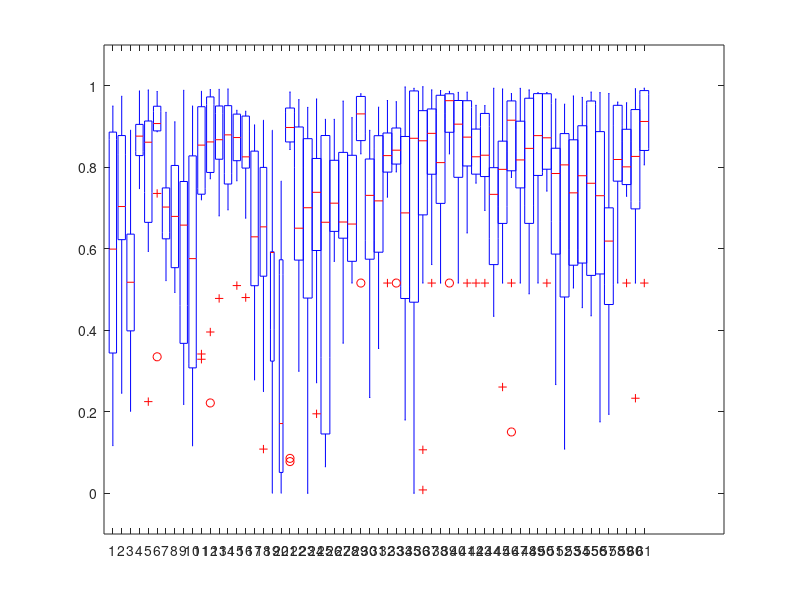

Here is the MATLAB script that generated this plot: (Note: this script raises an error after producing the figure.)
% Reproducibility intra-rater intra-subject
% Load the data

clear all;
close all;
clc;
addpath('/home-nfs/masi-shared-home/home/local/VANDERBILT/bayrakrg/masimatlab/trunk/users/bayrakrg:')
% Load the data
HCP = load('HCP_Nov.mat');
% HCP_auto = load('7678_Aug_01.mat');
mask_HCP_tract = unique({HCP.all_dice.tract});
% mask_HCP_auto_tract = unique({HCP_auto.all_dice.tract});
mask_HCP_rater = unique({HCP.all_dice.rater1 HCP.all_dice.rater2});
% mask_HCP_auto_rater = unique({HCP_auto.all_dice.rater1 HCP_auto.all_dice.rater2});
% list_HCP_rater = unique({HCP.all_dice.rater1 HCP.all_dice.rater2});
% mask_HCP_rater = zeros(1,length(list_HCP_rater));
% list = {'Aviral','Bruce','Cam','Christa','Eugene','Jasmine','Roza','Xuan','Yi'};
% for l = 1:length(list)
%     mask_HCP_rater = mask_HCP_rater + strcmp(list_HCP_rater, list(l));
% end
% mask_HCP_rater = list_HCP_rater(logical(mask_HCP_rater));


% HCP_auto_tract = [];
% tmp_HCP_dice = [];
% for t = 1:length(mask_HCP_auto_tract)
%     mask_per_tract = strcmp({HCP_auto.all_dice.tract}, mask_HCP_auto_tract(t));
%     tmp_tract = HCP_auto.all_dice(mask_per_tract);
%     
%     for d = 1:length(tmp_tract)
%         tmp_HCP_dice(d, 1) = tmp_tract(d).dice;
%     end
%     
%   
%     if size(HCP_auto_tract,1) > size(tmp_HCP_dice,1)
%         tmp_HCP_dice = [tmp_HCP_dice; nan(size(HCP_auto_tract,1) - size(tmp_HCP_dice,1), 1)];
%     else
%         HCP_auto_tract= [HCP_auto_tract; nan(size(tmp_HCP_dice,1) - size(HCP_auto_tract,1), size(HCP_auto_tract,2))];
%     end
%     HCP_auto_tract = [HCP_auto_tract tmp_HCP_dice];
% end

%%%%%%%%%%%%%%%%%%%%%%%%%%%%%%%%%%%%%%%%%%%%%%%%%%%%%%%%%%%%%%%%%%%%%%%%%%%%%%%%%%%%%%%%%%%%%%%%%%%%%

HCP_tract = [];
tmp_HCP_dice = [];
for t = 1:length(mask_HCP_tract)
    mask_per_tract = strcmp({HCP.all_dice.tract}, mask_HCP_tract(t));
    tmp_tract = HCP.all_dice(mask_per_tract);
    
    for d = 1:length(tmp_tract)
        tmp_HCP_dice(d, 1) = tmp_tract(d).dice;
    end
    
  
    if size(HCP_tract,1) > size(tmp_HCP_dice,1)
        tmp_HCP_dice = [tmp_HCP_dice; nan(size(HCP_tract,1) - size(tmp_HCP_dice,1), 1)];
    else
        HCP_tract= [HCP_tract; nan(size(tmp_HCP_dice,1) - size(HCP_tract,1), size(HCP_tract,2))];
    end
    HCP_tract = [HCP_tract tmp_HCP_dice];
end

%%%%%%%%%%%%%%%%%%%%%%%%%%%%%%%%%%%%%%%%%%%%%%%%%%%%%%%%%%%%%%%%%%%%%%%%%%%%%%%%%%%%%%%%%%%%%%%%%%%%%
% 
% HCP_auto_rater = [];
% tmp_HCP_dice = [];
% 
% for t = 1:length(mask_HCP_auto_rater)
%     tmp_HCP_dice1 = [];
%     tmp_HCP_dice2 = [];
%     mask_per_rater1 = strcmp({HCP.all_dice.rater1}, mask_HCP_auto_rater(t));
%     exlude = ~strcmp({HCP.all_dice.rater1}, 'Yufei');
%     mask_per_rater2 = strcmp({HCP.all_dice.rater2}, mask_HCP_auto_rater(t));
%     
%     
%     tmp_1 = HCP.all_dice(mask_per_rater1);
%     tmp_2 = HCP.all_dice(mask_per_rater2);
%     
%     tmp_mask_1 = ~strcmp({tmp_1.rater2}, 'Yufei');
%     tmp_rater1 = tmp_1(tmp_mask_1);
%     
%     tmp_mask_2 = ~strcmp({tmp_2.rater1}, 'Yufei');
%     tmp_rater2 = tmp_2(tmp_mask_2);
%  
%     for g = 1:length(tmp_rater1)
%         tmp_HCP_dice1(g, 1) = tmp_rater1(g).dice;
%     end
%     
% %     if length(tmp_rater2) ~= 0
%         for h = 1:length(tmp_rater2)
%             tmp_HCP_dice2(h, 1) = tmp_rater2(h).dice;
%         end
% %     end
%     
%     tmp_HCP_dice = [tmp_HCP_dice1; tmp_HCP_dice2];
%     
%     % padding with NaN
%     if size(tmp_HCP_dice,1) > size(HCP_auto_rater,1)
%         HCP_auto_rater= [HCP_auto_rater; nan(size(tmp_HCP_dice,1) - size(HCP_auto_rater,1), size(HCP_auto_rater,2))]; % row
%     else
%         tmp_HCP_dice = [tmp_HCP_dice; nan(size(HCP_auto_rater,1) - size(tmp_HCP_dice,1), 1)]; % row
%     end
%     HCP_auto_rater = [HCP_auto_rater tmp_HCP_dice]; % column
%     
% end

%%%%%%%%%%%%%%%%%%%%%%%%%%%%%%%%%%%%%%%%%%%%%%%%%%%%%%%%%%%%%%%%%%%%%%%%%%%%%%%%%%%%%%%%%%%%%%%%%%%%%%%%%%%%%%%%%%%%%%%%

HCP_rater = [];
tmp_HCP_dice = [];

for t = 1:length(mask_HCP_rater)
    tmp_HCP_dice1 = [];
    tmp_HCP_dice2 = [];
    mask_per_rater1 = strcmp({HCP.all_dice.rater1}, mask_HCP_rater(t));
    exlude = ~strcmp({HCP.all_dice.rater1}, 'Yufei');
    mask_per_rater2 = strcmp({HCP.all_dice.rater2}, mask_HCP_rater(t));
    
    
    tmp_1 = HCP.all_dice(mask_per_rater1);
    tmp_2 = HCP.all_dice(mask_per_rater2);
    
    tmp_mask_1 = ~strcmp({tmp_1.rater2}, 'Yufei');
    tmp_rater1 = tmp_1(tmp_mask_1);
    
    tmp_mask_2 = ~strcmp({tmp_2.rater1}, 'Yufei');
    tmp_rater2 = tmp_2(tmp_mask_2);
 
    for g = 1:length(tmp_rater1)
        tmp_HCP_dice1(g, 1) = tmp_rater1(g).dice;
    end
    
%     if length(tmp_rater2) ~= 0
        for h = 1:length(tmp_rater2)
            tmp_HCP_dice2(h, 1) = tmp_rater2(h).dice;
        end
%     end
    
    tmp_HCP_dice = [tmp_HCP_dice1; tmp_HCP_dice2];
    
    % padding with NaN
    if size(tmp_HCP_dice,1) > size(HCP_rater,1)
        HCP_rater= [HCP_rater; nan(size(tmp_HCP_dice,1) - size(HCP_rater,1), size(HCP_rater,2))]; % row
    else
        tmp_HCP_dice = [tmp_HCP_dice; nan(size(HCP_rater,1) - size(tmp_HCP_dice,1), 1)]; % row
    end
    HCP_rater = [HCP_rater tmp_HCP_dice]; % column
    
end


tractList = {'Anterior Commissure'; 'Anterior Corona Radiata Left';'Anterior Corona Radiata Right'; 'Anterior Limb Internal Capsule Left';'Anterior Limb Internal Capsule Right';'Body Corpus Callosum';...
            'Cingulum Cingulate Gyrus Left';'Cingulum Cingulate Gyrus Right'; 'Cingulum Hippocampal Left'; ...
            'Cingulum Hippocampal Right';'Cerebral Peduncle Left';'Cerebral Peduncle Right';...
            'Corticospinal Tract Left';'Corticospinal Tract Right';'Frontal Lobe Left';'Frontal Lobe Right';'Fornix Left';'Fornix Right';'Fornix Stria Terminalis Left';'Fornix Stria Terminalis Right';...
            'Genu Corpus Callosum';'Inferior Cerebellar Peduncle Left';'Inferior Cerebellar Peduncle Right'; ...
            'Inferior Fronto Occipital Fasciculus Left';'Inferior Fronto Occipital Fasciculus Right';'Inferior Longitudinal Fasciculus Left';'Inferior Longitudinal Fasciculus Right';...
            'Midbrain';'Middle Cerebellar Peduncle';'Medial Lemniscus Left';'Medial Lemniscus Right';'Occipital Lobe Left';'Occipital Lobe Right'; ...
            'Olfactory Radiation Left';'Olfactory Radiation Right';'Optic Tract';...
            'Posterior Corona Radiata Left';'Posterior Corona Radiata Right';'Pontine Crossing Tract';...
            'Posteriorlimb Internal Capsule Left';'Posteriorlimb Internal Capsule Right';'Parietal Lobe Left';'Parietal Lobe Right';...
            'Posterior Thalamic Radiation Left';'Posterior Thalamic Radiation Right';'Splenium Corpus Callosum';...
            'Superior Cerebellar Peduncle Left';'Superior Cerebellar Peduncle Right';'Superior Corona Radiata Left';'Superior Corona Radiata Right'; ...
            'Superior Fronto Occipital Fasciculus Left';'Superior Fronto Occipital Fasciculus Right';'Superior Longitudinal Fasciculus Left';'Superior Longitudinal Fasciculus Right';...
             'Sagittal Stratum Left';'Sagittal Stratum Right';'Tapetum Corpus Callosum';'Temporal Lobe Left';'Temporal Lobe Right';'Uncinate Fasciculus Left';'Uncinate Fasciculus Right'};


% HCP_merged_plot = [];
% HCP_auto_tract = [HCP_auto_tract; nan(size(HCP_tract,1) - size(HCP_auto_tract,1), size(HCP_tract,2))];
% 
%    
% for g = 1:61
%     HCP_merged_plot = [HCP_merged_plot HCP_tract(:,g)];
%     HCP_merged_plot = [HCP_merged_plot HCP_auto_tract(:,g)];
% end

figure(1)
h = boxplot(HCP_tract, 'colors', 'b', 'Widths',0.5);
% plotSpread(fixedROI)

red  = [198 0 0]./255;
blue = [0 123 198]./255;

set(findobj(gcf,'tag','Median'), 'Color', blue);

set(findobj(gcf,'tag','Box'), 'Color', red);

h = findobj(gcf,'tag','Outliers');
for iH = 1:length(h)
    h(iH).MarkerEdgeColor = red;
end
ylim([-.1 1.1])
refline([0 .5])
% set(figure(2),'Position', [1 1 1680 1050]);
% xticks(1:2:122)
xticklabels(tractList);
% ylabel('blue: with auto, black: without auto')
title('Intra-subject Tract Reproducibility for HCP')
xtickangle(45);
grid minor;
         
% figure(2); distributionPlot(HCP_merged_plot, 'colormap', winter)
% alpha(.7)
% refline([0 .5])
% % set(figure(2),'Position', [1 1 1680 1050]);
% xticks(1:2:122);
% xticklabels(tractList);
% title('Intra-subject Tract Reproducibility for HCP')
% xtickangle(45);
% grid on;

figure(3); 
h = boxplot(HCP_rater);

red  = [198 0 0]./255;
blue = [0 123 198]./255;

set(findobj(gcf,'tag','Median'), 'Color', blue);
set(findobj(gcf,'tag','Box'), 'Color', red);

h = findobj(gcf,'tag','Outliers');
for iH = 1:length(h)
    h(iH).MarkerEdgeColor = red;
end

alpha(.9)
refline([0 .5])
% set(figure(4),'Position', [1 1 1680 1050]);
disp(mask_HCP_rater)
xticklabels(mask_HCP_rater)
% xticklabels({'R1', 'R2', 'R3',  'R4',  'R5',  'R6',  'R7', 'R8', 'R9'});
title('Intra-subject Inter-rater Reproducibility for HCP')
grid minor;

% figure(4); 
% distributionPlot(HCP_rater,'colormap', winter, 'variableWidth',true)
% alpha(.9)
% refline([0 .5])
% % set(figure(4),'Position', [1 1 1680 1050]);
% disp(mask_HCP_rater)
% xticklabels(mask_HCP_rater)
% xtickangle(45);
% % xticklabels({'R1', 'R2', 'R3',  'R4',  'R5',  'R6',  'R7', 'R8', 'R9'});
% title('Intra-rater Reproducibility for HCP')
% grid minor;